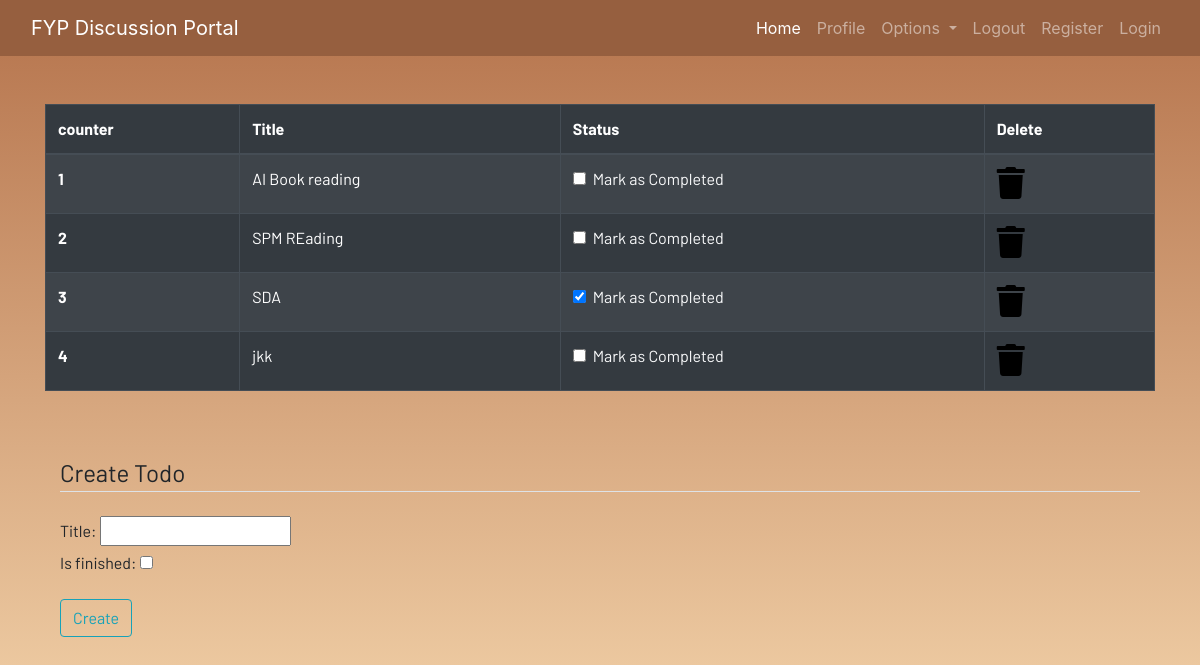
The app's page /todo (signed in), older data.
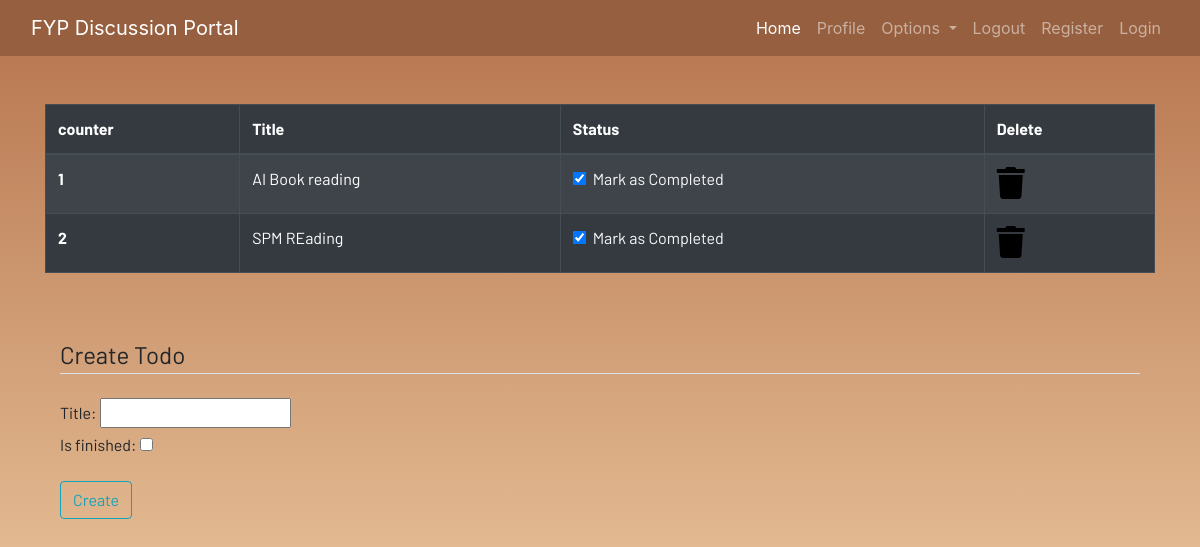
The same page, newer data.
### dashboard/models.py (models this page shows)
class Todo(models.Model):
    user=models.ForeignKey(User,on_delete=models.CASCADE)
    title=models.CharField(max_length=200)
    is_finished=models.BooleanField(default=False)

### dashboard/views.py (the view)
# urls.py: path('todo',views.todo, name="todo"),
def todo(request):
    if request.method == 'POST':
        form =TodoForm(request.POST)
        if form.is_valid():
            try:
                finished=request.POST["is_finished"]
                if finished =='on':
                    finished =True
                else:
                    finished=False
            except:
                    finished=False
            todos=Todo(
                    user=request.user,
                    title=request.POST['title'],
                    is_finished=finished
                )
            todos.save()
            messages.success(request,f"Todo added from {request.user.username} successfully")
    else:
        form=TodoForm()
    todo=Todo.objects.filter(user=request.user)
    if len(todo)== 0:
        todos_done=True
    else:
        todos_done=False
    context={
        'form':form,
        'todos':todo,
        'todos_done':todos_done
    }
    return render(request,'dashboard/todo.html',context)

### dashboard/forms.py
class TodoForm(forms.ModelForm):
    class Meta:
        model=Todo
        fields=['title','is_finished']

### dashboard/templates/dashboard/todo.html (shortened to what this page needs)
{% extends 'dashboard/base.html' %} {% load static %} {% block content %}
<div class="container">
  {% if not todos_done %}
  <table class="table table-striped table-bordered table-hover table-dark">
    <thead>
      <tr>
        <th scope="col">counter</th>
        <th scope="col">Title</th>
        <th scope="col">Status</th>
        <th scope="col">Delete</th>
      </tr>
    </thead>
    <tbody>
      {% for todo in todos %}
      <tr>
        <th scope="row">{{forloop.counter}}</th>
        <td>{{todo.title}}</td>
        <td>
          <a href="{% url 'update_todo' todo.id %}">
            <div class="form-check">
              {% if todo.is_finished == True %}
              <input
                class="form-check-input"
                type="checkbox"
                value=""
                checked
              />
              {% else %}
              <input class="form-check-input" type="checkbox" value="" />
              {% endif %}
              <label class="form-check-label text-light" for="flexCheckDefault">
                Mark as Completed
              </label>
            </div>
          </a>
        </td>
        <td>
          <a href="{% url "delete_todo" todo.id %}"><i class="fa fa-trash fa-2x"></i></a>
        </td>
      </tr>
      {% endfor %}
    </tbody>
  </table>
  {% else %}
  <h4>All tasks have been done!! create to add more</h4>
</div>
{% endif %}
<br /><br />
<div class="container">
  <form method="POST">
    <fieldset class="form-group">
      <legend class="border-bottom mb-4">Create Todo</legend>
      {{form}}
    </fieldset>
    <div class="form-group">
      <button href="" class="btn btn-outline-info" type="submit">Create</button>
    </div>
  </form>
</div>
{% endblock content %}

### dashboard/templates/dashboard/base.html (shortened to what this page needs)
<!DOCTYPE html>
{% load static %}
<html lang="en">
  <head>
    <link
      rel="stylesheet"
      href="https://stackpath.bootstrapcdn.com/bootstrap/4.3.1/css/bootstrap.min.css"
    />
    <link
      rel="stylesheet"
      href="https://use.fontawesome.com/releases/v5.7.2/css/all.css"
    />
    <link rel="stylesheet" href="{% static 'css/main.css' %}" />
  </head>
  <body>
    <header>
      <nav class="navbar navbar-expand-lg navbar-dark bg-dark">
        <div class="container-fluid">
          <a class="navbar-brand" href="#">FYP Discussion Portal</a>
          <div
            class="collapse navbar-collapse justify-content-end"
            id="navbarSupportedContent"
          >
            <ul class="navbar-nav mb-2 mb-lg-0">
              <li class="nav-item">
                <a class="nav-link active" aria-current="page" href="#">Home</a>
              </li>
              <li class="nav-item">
                <a class="nav-link" href="#">Profile</a>
              </li>
              <li class="nav-item dropdown">
                <a
                  class="nav-link dropdown-toggle"
                  href="#"
                  id="navbarDropdown"
                  role="button"
                  data-toggle="dropdown"
                  aria-haspopup="true"
                  aria-expanded="false"
                >
                  Options
                </a>
              </li>
              <li class="nav-item">
                <a class="nav-link" href="#">Logout</a>
              </li>
              <li class="nav-item">
                <a class="nav-link" href="#">Register</a>
              </li>
              <li class="nav-item">
                <a class="nav-link" href="#">Login</a>
              </li>
            </ul>
          </div>
        </div>
      </nav>
    </header>
    <br /><br />
    <main>
       {% block content %} {% endblock content %}
    </main>
  </body>
</html>

### static/css/main.css (style rules this page uses)
html { scroll-behavior: smooth; height: 100%; width: 100%; }
main { font-family: Barlow, Quicksand, Rubik, sans-serif, serif, "Times New Roman", Times, serif !important; }
.navbar { background-color: rgb(150, 95, 63) !important; }
a { text-decoration: none !important; color: black; }
html, body { max-width: 100%; overflow-x: hidden; height: 100%; width: 100%; }
body { background: linear-gradient(to bottom, #b5734c 0%, #f7d9b0 100%); overflow-x: hidden; background-repeat: no-repeat; }
.fa { color: black; }

Row changes from the older to the newer data that the page shows:
removed Todo: title "SDA"
removed Todo: title "jkk"
changed Todo "AI Book reading": value "☐" → "☑"
changed Todo "SPM REading": value "☐" → "☑"
